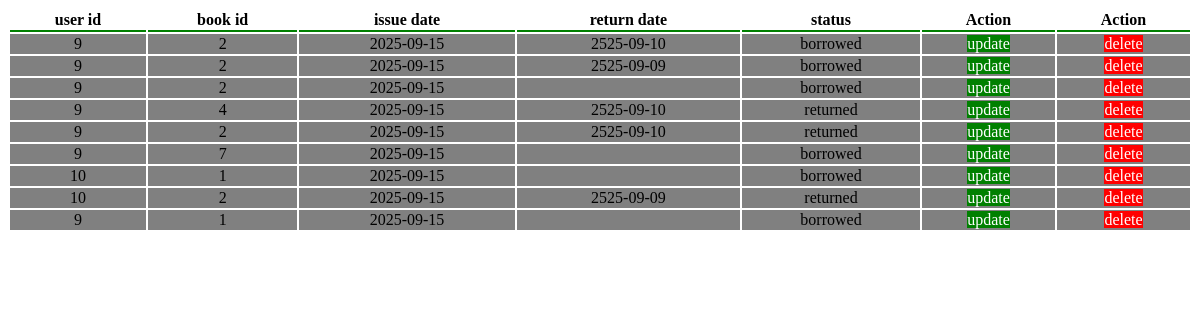
The app's page /admin/view_transactions.php (signed in) with its own data.
### tables this page shows
CREATE TABLE `transactions` (
  `id` int(11) NOT NULL,
  `user_id` int(11) NOT NULL,
  `book_id` int(11) NOT NULL,
  `issue_date` date NOT NULL,
  `return_date` date DEFAULT NULL,
  `status` enum('borrowed','returned') NOT NULL
);

### admin/view_transactions.php (the view, shortened to what this page needs)
<?php
include "../db.php";
if(isset($_SESSION['user_id'])){
    if ($_SESSION['role'] == "admin"){
$sql= "select * from transactions";
$result = mysqli_query($conn, $sql);
    }
    else{
        header("Location: ../dashboard.php");
    }
}
else{
    header("Location: ../login.php");
}
?>
<!DOCTYPE html>
<html lang="en">
<head>
</head>
<body>
    <table>
        <thead>
            <tr>
                <th>user id</th>
                <th>book id</th>
                <th>issue date</th>
                <th>return date</th>
                <th>status</th>
                <th>Action</th>
                <th>Action</th>
            </tr>
        </thead>
        <tbody>
            <?php
            while($row =  mysqli_fetch_assoc($result)){
            ?>
            <tr>
                <td><?php echo "{$row['user_id']}"?></td>
                 <td><?php echo "{$row['book_id']}"?></td>
                  <td><?php echo "{$row['issue_date']}"?></td>
                   <td><?php echo "{$row['return_date']}"?></td>
                   <td><?php echo "{$row['status']}"?></td>
                   <td><a class ="update" href = "update_transactions.php?transaction_id=<?php echo $row['id'];?>">update</a></td>
                   <td><a class = "delete" href = "delete_transactions.php?transaction_id=<?php echo $row['id'];?>">delete</a></td>
</tr>
<?php } ?>
        </tbody>
    </table>
</body>
</html>

### admin/view_transactions.php (style rules this page uses)
table { border: none; width: 100%; }
tr, th { border-bottom: 2px solid green; }
td { text-align:center; border: none; background-color: gray; }
.update { text-decoration: none; background-color: green; color: white; }
.delete { text-decoration: none; background-color: red; color: white; }

### records on screen
transactions: user "9", book "2", issue_date "2025-09-15", return_date "2525-09-10", status "borrowed"
transactions: user "9", book "2", issue_date "2025-09-15", return_date "2525-09-09", status "borrowed"
transactions: user "9", book "2", issue_date "2025-09-15", status "borrowed"
transactions: user "9", book "4", issue_date "2025-09-15", return_date "2525-09-10", status "returned"
transactions: user "9", book "2", issue_date "2025-09-15", return_date "2525-09-10", status "returned"
transactions: user "9", book "7", issue_date "2025-09-15", status "borrowed"
transactions: user "10", book "1", issue_date "2025-09-15", status "borrowed"
transactions: user "10", book "2", issue_date "2025-09-15", return_date "2525-09-09", status "returned"
transactions: user "9", book "1", issue_date "2025-09-15", status "borrowed"
